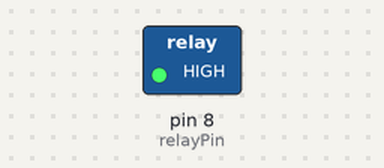
Recording of a sketch running on a simulated Arduino Uno, built with avr-gcc and run on an emulated ATmega328P. Shown: switched loads named in the sketch (green lamp = pin HIGH). At 102.0 s the program stops and its outputs stay as they are.

Above: at 0.1 s.
At 2.1 s:
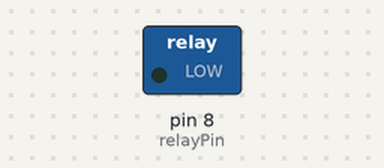
Timing chart, 0 to 103.5 s (numbered marks = the images above):
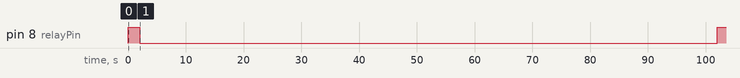

Measured:
- by itself, pin 8 (relayPin): HIGH → LOW at 2.0 s, → HIGH 100 s later

The sketch:

sadece_GAZ.ino
```cpp
const int relayPin = 8;  // Röle modülünün IN4 pininin bağlandığı dijital pin


void setup() {
  pinMode(relayPin, OUTPUT);  // Röle pinini çıkış olarak ayarla
  digitalWrite(relayPin, HIGH);  // Başlangıçta röleyi kapalı tut (motor çalışmaz)
}

void loop() {


  loopbldc();
  // Aktüatörü tamamen kapat

  // Aktüatörü yarı aç
  // Sonsuz döngüde bekleyin, böylece loop() bir daha çalışmaz
  while (true) {
    // Do nothing, infinite loop to stop further execution
  }
}

void loopbldc() {
  // delay(2000);  // Başlangıçta 2 saniye bekle (isteğe bağlı)
  delay(2000);
  digitalWrite(relayPin, LOW);  // Röleyi aç (motoru çalıştır)
  delay(100000);  // Motoru 10 saniye çalıştır
  digitalWrite(relayPin, HIGH);  // Röleyi kapat (motoru durdur)
}
```
